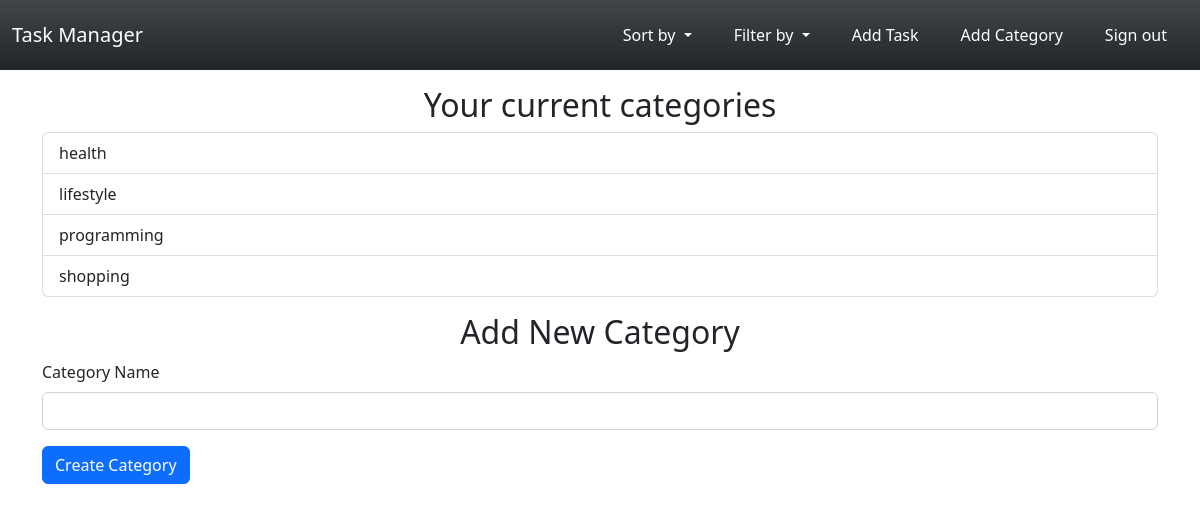
The app's page /add-category (signed in), older data.
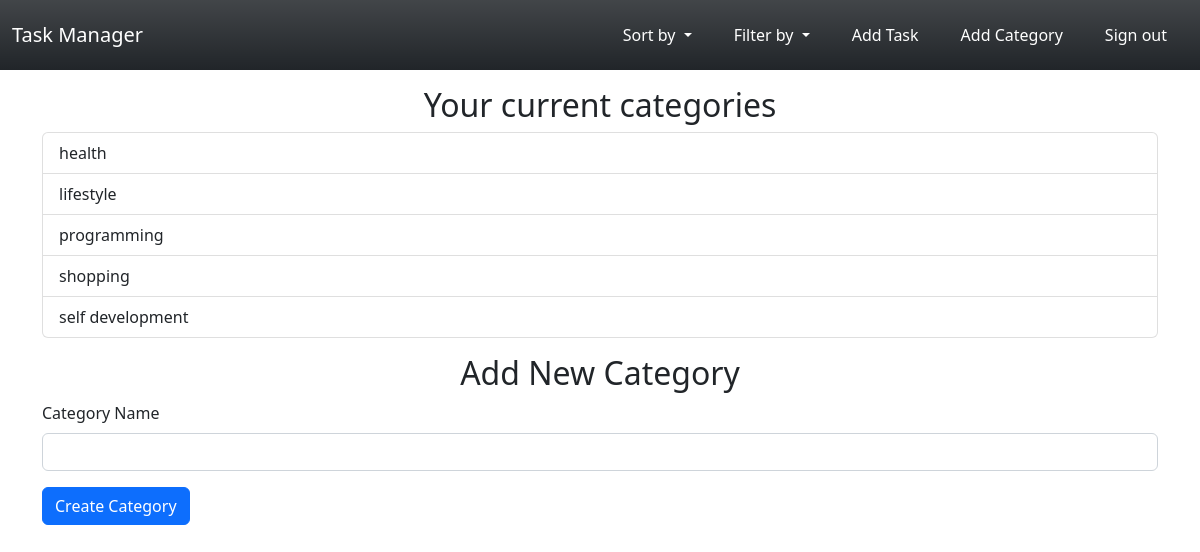
The same page, newer data.
### todo/models.py (models this page shows)
class Category(db.Model):
    id = db.Column(db.Integer, primary_key=True)
    name = db.Column(db.String(250), unique=True, nullable=False)
    todos = db.relationship("ToDo", backref="category", lazy="joined")

### todo/routes.py (the view, shortened to what this page needs)
@login_required
@app.route("/add-category", methods=["GET", "POST"])
def add_category():
    form = CreateCategoryForm()
    categories = db.session.query(Category).filter(Category.users.any(
        User.id == current_user.get_id()))
    return render_template("category.html", category_form=form,
                           categories=categories)

### todo/forms.py
class CreateCategoryForm(FlaskForm):
    name = StringField("Category Name", validators=[DataRequired()])
    submit = SubmitField("Create Category")

### todo/routes.py (called while the page is built)
@login_manager.user_loader
def load_user(user_id):
    user = User.query.get(user_id)
    return user

### todo/templates/category.html (shortened to what this page needs)
{% extends "index.html" %}
{% block content %}
<div class="container mt-3">
    <h2 class="text-center">Your current categories</h2>
    <ul class="list-group">
        {% for category in categories %}
            <li class="list-group-item">{{ category.name }}</li>
        {% endfor %}
    </ul>
</div>
<div class="container mt-3">
    <div class="container text-center">
        <h2>Add New Category</h2>
    </div>
    <form method="POST" action="{{ url_for('add_category') }}">
        <div class="mb-3">
            {{ category_form.name.label(class="form-label") }}
            {% if category_form.errors.name %}
                {{ category_form.name(size=20, class="form-control is-invalid") }}
            {% else %}
                {{ category_form.name(size=20, class="form-control") }}
            {% endif %}
        </div>
        <div class="mb-3">
            {{ category_form.submit(class="btn btn-primary") }}
        </div>
    </form>
</div>
{% endblock %}

### todo/templates/index.html (shortened to what this page needs)
<!doctype html>
<html lang="en">
  <head>
    <link href="https://cdn.jsdelivr.net/npm/bootstrap@5.2.2/dist/css/bootstrap.min.css" rel="stylesheet">
  </head>
  <body>
    <nav class="navbar navbar-expand-lg navbar-light bg-dark bg-gradient">
      <div class="container-fluid">
        <a class="navbar-brand text-white" href="{{ url_for('home') }}">Task Manager</a>
        <div class="collapse navbar-collapse justify-content-end" id="navbarSupportedContent">
          <ul class="navbar-nav">
            {% if current_user.is_authenticated %}
            <li class="nav-item dropdown btn">
              <a class="nav-link dropdown-toggle text-white" href="#" id="navbarDropdown" role="button" data-bs-toggle="dropdown" aria-expanded="false">
                Sort by
              </a>
            </li>
            <li class="nav-item dropdown btn">
              <a class="nav-link dropdown-toggle text-white" href="#" id="navbarDropdown" role="button" data-bs-toggle="dropdown" aria-expanded="false">
                Filter by
              </a>
            </li>
            <li class="nav-item">
              <button type="button" class="btn">
                <a class="nav-link text-white " aria-current="page" href="{{ url_for('add_task') }}">Add Task</a>
              </button>
            </li>
           <li class="nav-item">
              <button type="button" class="btn">
                <a class="nav-link text-white" aria-current="page" href="{{ url_for('add_category') }}">Add Category</a>
              </button>
            </li>
            <li class="nav-item">
              <button type="button" class="btn">
                <a class="nav-link text-white" aria-current="page" href="{{ url_for('logout') }}">Sign out</a>
              </button>
            </li>
            {% endif %}
          </ul>
        </div>
      </div>
    </nav>
    {% block content %}
    {% endblock %}
  </body>
</html>

Row changes from the older to the newer data that the page shows:
added Category: name "self development"
